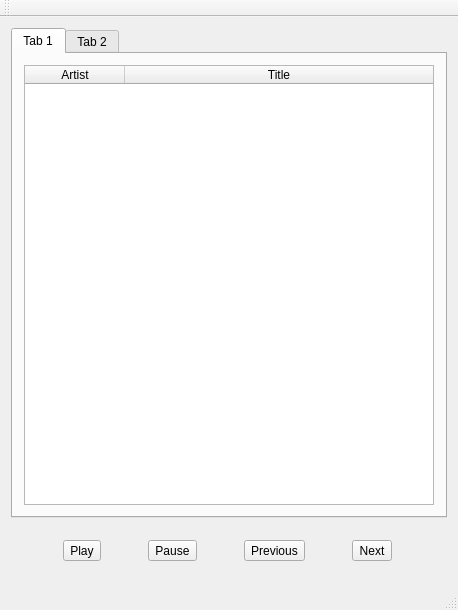
<?xml version="1.0" encoding="UTF-8"?>
<ui version="4.0">
 <class>MainWindow</class>
 <widget class="QMainWindow" name="MainWindow">
  <property name="geometry">
   <rect>
    <x>0</x>
    <y>0</y>
    <width>458</width>
    <height>610</height>
   </rect>
  </property>
  <property name="sizePolicy">
   <sizepolicy hsizetype="MinimumExpanding" vsizetype="Preferred">
    <horstretch>0</horstretch>
    <verstretch>0</verstretch>
   </sizepolicy>
  </property>
  <property name="windowTitle">
   <string>MainWindow</string>
  </property>
  <widget class="QWidget" name="centralWidget">
   <layout class="QGridLayout" name="gridLayout_3">
    <item row="0" column="0">
     <layout class="QGridLayout" name="gridLayout_2">
      <item row="0" column="0">
       <widget class="QTabWidget" name="tabWidget">
        <property name="sizePolicy">
         <sizepolicy hsizetype="Expanding" vsizetype="Expanding">
          <horstretch>93</horstretch>
          <verstretch>93</verstretch>
         </sizepolicy>
        </property>
        <property name="maximumSize">
         <size>
          <width>100000</width>
          <height>10000</height>
         </size>
        </property>
        <property name="currentIndex">
         <number>0</number>
        </property>
        <widget class="QWidget" name="tab_9">
         <attribute name="title">
          <string>Tab 1</string>
         </attribute>
         <layout class="QGridLayout" name="gridLayout_5">
          <item row="0" column="0">
           <layout class="QVBoxLayout" name="verticalLayout">
            <item>
             <widget class="QTableWidget" name="playlistTableWidget">
              <property name="horizontalScrollBarPolicy">
               <enum>Qt::ScrollBarAlwaysOff</enum>
              </property>
              <property name="autoScroll">
               <bool>false</bool>
              </property>
              <property name="editTriggers">
               <set>QAbstractItemView::NoEditTriggers</set>
              </property>
              <property name="showDropIndicator" stdset="0">
               <bool>false</bool>
              </property>
              <property name="dragDropOverwriteMode">
               <bool>false</bool>
              </property>
              <property name="alternatingRowColors">
               <bool>true</bool>
              </property>
              <property name="selectionMode">
               <enum>QAbstractItemView::SingleSelection</enum>
              </property>
              <property name="selectionBehavior">
               <enum>QAbstractItemView::SelectRows</enum>
              </property>
              <property name="verticalScrollMode">
               <enum>QAbstractItemView::ScrollPerItem</enum>
              </property>
              <property name="showGrid">
               <bool>false</bool>
              </property>
              <property name="gridStyle">
               <enum>Qt::DashLine</enum>
              </property>
              <property name="wordWrap">
               <bool>true</bool>
              </property>
              <property name="columnCount">
               <number>2</number>
              </property>
              <attribute name="horizontalHeaderVisible">
               <bool>true</bool>
              </attribute>
              <attribute name="horizontalHeaderCascadingSectionResizes">
               <bool>false</bool>
              </attribute>
              <attribute name="horizontalHeaderHighlightSections">
               <bool>false</bool>
              </attribute>
              <attribute name="horizontalHeaderStretchLastSection">
               <bool>true</bool>
              </attribute>
              <attribute name="verticalHeaderVisible">
               <bool>false</bool>
              </attribute>
              <attribute name="verticalHeaderDefaultSectionSize">
               <number>16</number>
              </attribute>
              <attribute name="verticalHeaderMinimumSectionSize">
               <number>0</number>
              </attribute>
              <column>
               <property name="text">
                <string>Artist</string>
               </property>
              </column>
              <column>
               <property name="text">
                <string>Title</string>
               </property>
               <property name="textAlignment">
                <set>AlignHCenter|AlignVCenter|AlignCenter</set>
               </property>
              </column>
             </widget>
            </item>
           </layout>
          </item>
         </layout>
        </widget>
        <widget class="QWidget" name="tab_10">
         <attribute name="title">
          <string>Tab 2</string>
         </attribute>
         <layout class="QGridLayout" name="gridLayout_6">
          <item row="0" column="0">
           <layout class="QVBoxLayout" name="verticalLayout_2">
            <item>
             <widget class="QListWidget" name="listWidget_2"/>
            </item>
           </layout>
          </item>
         </layout>
        </widget>
       </widget>
      </item>
      <item row="1" column="0">
       <widget class="QWidget" name="widget" native="true">
        <property name="sizePolicy">
         <sizepolicy hsizetype="Preferred" vsizetype="Preferred">
          <horstretch>10</horstretch>
          <verstretch>10</verstretch>
         </sizepolicy>
        </property>
        <property name="maximumSize">
         <size>
          <width>10000</width>
          <height>10000000</height>
         </size>
        </property>
        <layout class="QGridLayout" name="gridLayout_4">
         <item row="0" column="0">
          <widget class="QToolButton" name="toolButton">
           <property name="text">
            <string>Play</string>
           </property>
          </widget>
         </item>
         <item row="0" column="1">
          <widget class="QToolButton" name="toolButton_2">
           <property name="text">
            <string>Pause</string>
           </property>
          </widget>
         </item>
         <item row="0" column="2">
          <widget class="QToolButton" name="toolButton_3">
           <property name="text">
            <string>Previous</string>
           </property>
          </widget>
         </item>
         <item row="0" column="3">
          <widget class="QToolButton" name="toolButton_4">
           <property name="text">
            <string>Next</string>
           </property>
          </widget>
         </item>
        </layout>
       </widget>
      </item>
     </layout>
    </item>
   </layout>
  </widget>
  <widget class="QMenuBar" name="menuBar">
   <property name="geometry">
    <rect>
     <x>0</x>
     <y>0</y>
     <width>458</width>
     <height>20</height>
    </rect>
   </property>
  </widget>
  <widget class="QToolBar" name="mainToolBar">
   <attribute name="toolBarArea">
    <enum>TopToolBarArea</enum>
   </attribute>
   <attribute name="toolBarBreak">
    <bool>false</bool>
   </attribute>
  </widget>
  <widget class="QStatusBar" name="statusBar"/>
 </widget>
 <layoutdefault spacing="6" margin="11"/>
 <resources/>
 <connections/>
</ui>
